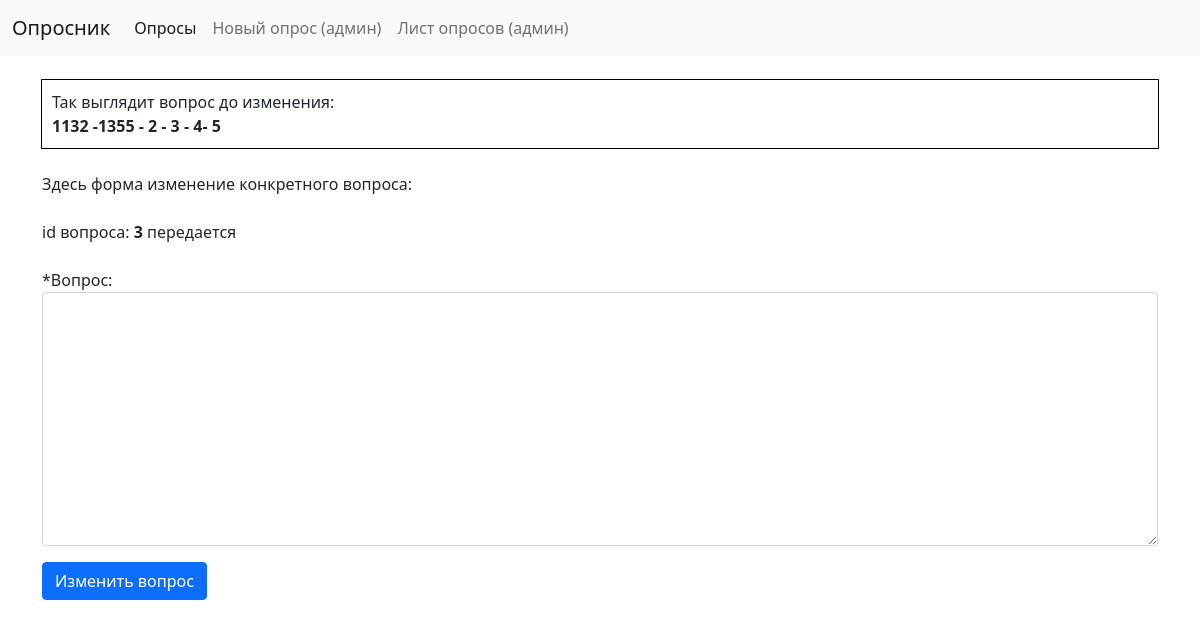
/edit_vopros_text/3, run on an earlier commit of the app's database.
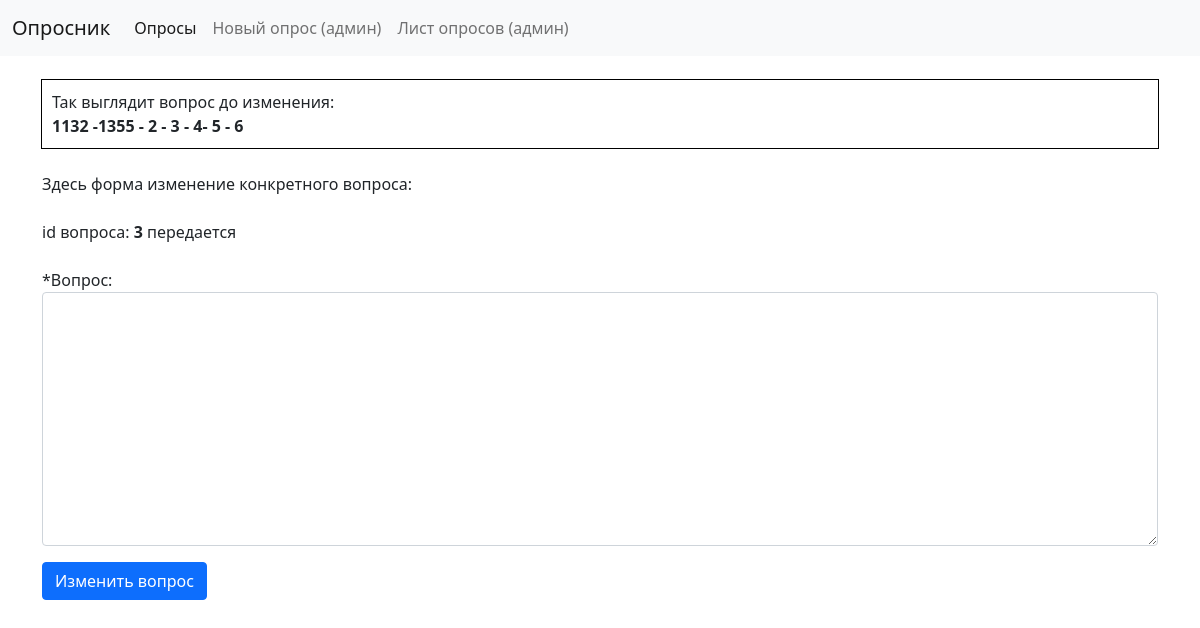
And on a later commit of the database.
### app/models.py (models this page shows, shortened)
class Question_tekst(models.Model):
    opros_id = models.ForeignKey(Opros, on_delete=models.DO_NOTHING, related_name="question_for_opros")
    question_text = models.CharField(max_length=1000)
    question_answer = models.CharField(max_length=1000, blank=True, null=True) #здесь ошибка этого поля быть не должно, это ответ в обьекте ответ

### app/views.py (the view)
# urls.py: path("edit_vopros_text/<int:vopros_id>", views.edit_vopros_text, name="edit_vopros_text"),
def edit_vopros_text(request, vopros_id):
    if request.method == "POST":
        form_edit_vopros = New_vopros_text_ModelForm(request.POST)
        if form_edit_vopros.is_valid():
            question_text = form_edit_vopros.cleaned_data['question_text']
            kakoy_vopros = Question_tekst.objects.get(pk=vopros_id)
            kakoy_vopros.question_text = question_text
            kakoy_vopros.save()
            current_vopros = Question_tekst.objects.filter(pk=vopros_id).first()
            opros_id = current_vopros.opros_id.id
            return HttpResponseRedirect(reverse("opros_detailed", args=[opros_id]))
    else:
        blank_form_edit_vopros = New_vopros_text_ModelForm()
        current_vopros = Question_tekst.objects.filter(pk=vopros_id).first()
        return render(request, "app/new_edit_vopros_text.html", {
            "current_vopros": current_vopros,
            "blank_form_edit_vopros": blank_form_edit_vopros,
            "vopros_id": vopros_id,
            "message": "Здесь форма изменение конкретного вопроса: ",
            "edit": True,
        })

### app/forms.py
class New_vopros_text_ModelForm(forms.ModelForm):
    class Meta:
        model = Question_tekst
        exclude = ['opros_id', 'question_answer']
        widgets = {
            'question_text': forms.Textarea(attrs={"class": "form-control"}),
        }
        labels = {
            "question_text": "*Вопрос:",
        }

### app/templates/app/new_edit_vopros_text.html (shortened to what this page needs)
{% extends "app/layout.html" %}
{% block body %}
    {% if current_vopros %}
        <br>
        <div class="questions_tekst">
        Так выглядит вопрос до изменения:<br>
        <b>{{current_vopros.question_text}}</b>
        </div>
        <br>
    {% endif %}
    {{ message }}
    {% if edit %}
        <br><br>id вопроса: <b>{{vopros_id}} </b>передается <br>
        <form action="{% url 'edit_vopros_text' vopros_id %}" method="POST" class="mt-4">
        {{ blank_form_edit_vopros.as_p }}
        <input type="submit" value="Изменить вопрос" class="btn btn-primary">
        </form>
    {% endif %}
{% endblock %}

What changed in the data, as far as the page shows it:
changed Question_tekst: question_text "1132 -1355 - 2 - 3 - 4- 5" → "1132 -1355 - 2 - 3 - 4- 5 - 6"
